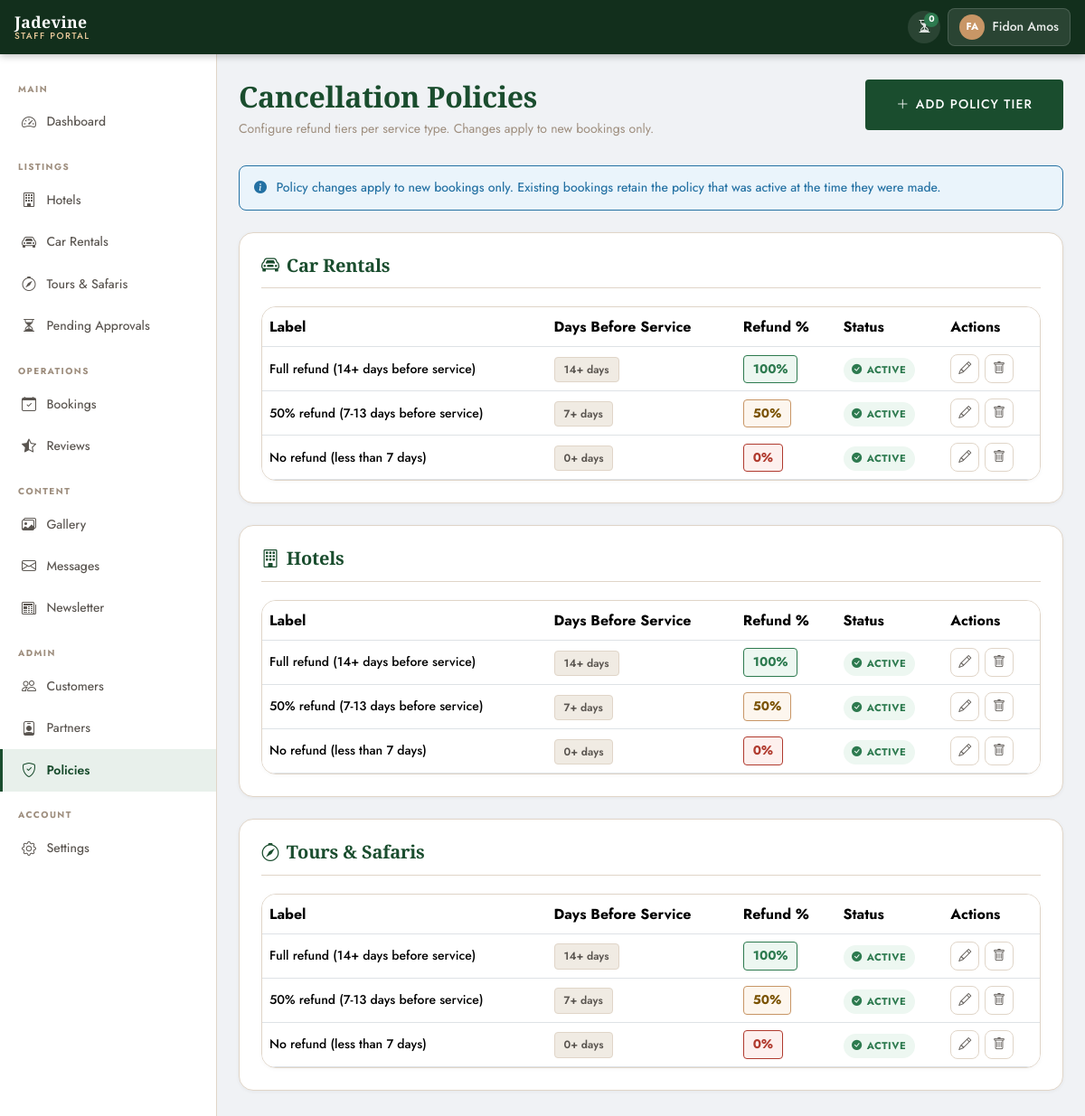
/portal/policies/ (signed in), run on the app's committed database.
### apps/accounts/models.py (models this page shows, shortened)
class CustomUser(AbstractUser):
    LANGUAGE_CHOICES = [
        ('en', 'English'),
        ('fr', 'Français'),
        ('ru', 'Русский'),
    ]
    phone = models.CharField(
        max_length=20,
        blank=True,
        null=True,
        verbose_name=_('Phone Number'),
    )
    nationality = models.CharField(
        max_length=100,
        blank=True,
        null=True,
        verbose_name=_('Nationality'),
    )
    preferred_language = models.CharField(
        max_length=5,
        choices=LANGUAGE_CHOICES,
        default='en',
        verbose_name=_('Preferred Language'),
    )
    profile_photo = models.ImageField(
        upload_to='profiles/',
        blank=True,
        null=True,
        verbose_name=_('Profile Photo'),
    )
    class Meta:
        verbose_name = _('User')
        verbose_name_plural = _('Users')

### apps/bookings/models.py (models this page shows, shortened)
class CancellationPolicy(models.Model):
    SERVICE_TYPE_CHOICES = [
        ('hotel', _('Hotel')),
        ('tour', _('Safari & Tour')),
        ('car', _('Car Rental')),
    ]
    service_type = models.CharField(max_length=10, choices=SERVICE_TYPE_CHOICES)
    days_before_service = models.PositiveIntegerField(
        verbose_name=_('Minimum Days Before Service'),
        help_text=_('Cancellation must be made at least this many days before service date')
    )
    refund_percentage = models.PositiveIntegerField(
        verbose_name=_('Refund Percentage'),
        help_text=_('0 = no refund, 50 = half, 100 = full refund')
    )
    label_en = models.CharField(max_length=200, verbose_name=_('Label (English)'))
    is_active = models.BooleanField(default=True)
    class Meta:
        verbose_name = _('Cancellation Policy')
        verbose_name_plural = _('Cancellation Policies')
        ordering = ['service_type', '-days_before_service']

### apps/portal/views/policies.py (the view)
# urls.py: path('policies/', PortalPoliciesView.as_view(), name='policies'),
class PortalPoliciesView(SuperAdminRequiredMixin, View):
    template_name = 'portal/portal_policies.html'
    def get(self, request):
        all_policies = CancellationPolicy.objects.all().order_by(
            'service_type', '-days_before_service'
        )
        grouped = {}
        for policy in all_policies:
            grouped.setdefault(policy.service_type, []).append(policy)
        context = {
            'grouped':    grouped,
            'add_form':   CancellationPolicyForm(),
            'service_types': CancellationPolicy.SERVICE_TYPE_CHOICES,
        }
        return render(request, self.template_name, context)

### templates/portal/portal_policies.html (shortened to what this page needs)
{% extends "portal/portal_base.html" %}
{% load i18n static %}
{% block nav_policies %}active{% endblock %}
{% block page_title %}{% trans "Cancellation Policies" %}{% endblock %}
{% block page_subtitle %}
<p class="portal-page-subtitle">
  {% trans "Configure refund tiers per service type. Changes apply to new bookings only." %}
</p>
{% endblock %}
{% block page_actions %}
<button type="button" class="btn-primary-jd"
        data-bs-toggle="modal" data-bs-target="#addPolicyModal"
        style="display:inline-flex;align-items:center;gap:0.4rem;">
  <i class="bi bi-plus-lg"></i> {% trans "Add Policy Tier" %}
</button>
{% endblock %}
{% block extra_css %}
<link rel="stylesheet" href="{% static 'css/portal/portal_policies.css' %}">
{% endblock %}
{% block content %}
<div class="portal-alert portal-alert--info mb-4">
  <i class="bi bi-info-circle-fill"></i>
  {% trans "Policy changes apply to new bookings only. Existing bookings retain the policy that was active at the time they were made." %}
</div>
{% for service_type, policies in grouped.items %}
<div class="portal-card mb-4">
  <div class="portal-card-header">
    <h2 class="portal-card-title">
      {% if service_type == 'hotel' %}
        <i class="bi bi-building me-2"></i>{% trans "Hotels" %}
      {% elif service_type == 'tour' %}
        <i class="bi bi-compass me-2"></i>{% trans "Tours & Safaris" %}
      {% else %}
        <i class="bi bi-car-front me-2"></i>{% trans "Car Rentals" %}
      {% endif %}
    </h2>
  </div>
  <div class="portal-table-wrap table-responsive">
    <table class="table table-hover align-middle mb-0 policy-table">
      <thead>
        <tr>
          <th>{% trans "Label" %}</th>
          <th>{% trans "Days Before Service" %}</th>
          <th>{% trans "Refund %" %}</th>
          <th>{% trans "Status" %}</th>
          <th>{% trans "Actions" %}</th>
        </tr>
      </thead>
      <tbody>
        {% for policy in policies %}
        <tr>
          <td style="font-size:var(--text-sm);font-weight:500;">
            {{ policy.label_en }}
          </td>
          <td>
            <span class="policy-days-badge">
              {{ policy.days_before_service }}+ {% trans "days" %}
            </span>
          </td>
          <td>
            <span class="policy-refund-badge
              {% if policy.refund_percentage == 100 %}policy-refund-badge--full
              {% elif policy.refund_percentage == 0 %}policy-refund-badge--none
              {% else %}policy-refund-badge--partial{% endif %}">
              {{ policy.refund_percentage }}%
            </span>
          </td>
          <td>
            {% if policy.is_active %}
            <span class="approval-badge approval-badge--approved">
              <i class="bi bi-check-circle-fill"></i> {% trans "Active" %}
            </span>
            {% else %}
            <span class="approval-badge approval-badge--rejected">
              <i class="bi bi-x-circle-fill"></i> {% trans "Inactive" %}
            </span>
            {% endif %}
          </td>
          <td>
            <div class="portal-row-actions">
              <button type="button"
                      class="portal-icon-btn policy-edit-btn"
                      data-pk="{{ policy.pk }}"
                      data-service-type="{{ policy.service_type }}"
                      data-days="{{ policy.days_before_service }}"
                      data-refund="{{ policy.refund_percentage }}"
                      data-label="{{ policy.label_en }}"
                      data-active="{{ policy.is_active|yesno:'true,false' }}"
                      title="{% trans 'Edit' %}">
                <i class="bi bi-pencil"></i>
              </button>
              <form method="post"
                    action="{% url 'portal:policy_delete' policy.pk %}"
                    class="d-inline">
                <button type="submit"
                        class="portal-icon-btn portal-icon-btn--danger"
                        data-confirm="{% trans 'Delete this policy tier?' %}"
                        data-confirm-title="{% trans 'Delete Policy' %}"
                        title="{% trans 'Delete' %}">
                  <i class="bi bi-trash"></i>
                </button>
              </form>
            </div>
          </td>
        </tr>
        {% endfor %}
      </tbody>
    </table>
  </div>
</div>
{% empty %}
<div class="portal-card portal-empty-state">
  <i class="bi bi-shield-check"></i>
  <p>{% trans "No cancellation policies yet. Add one to get started." %}</p>
</div>
{% endfor %}
{% endblock %}

### templates/portal/portal_base.html (shortened to what this page needs)
{% load static i18n %}
<!DOCTYPE html>
<html lang="en">
<head>
  <link rel="stylesheet"
        href="https://cdn.jsdelivr.net/npm/bootstrap@5.3.3/dist/css/bootstrap.min.css">
  <link rel="stylesheet"
        href="https://cdn.jsdelivr.net/npm/bootstrap-icons@1.11.3/font/bootstrap-icons.min.css">
  <link rel="stylesheet"
        href="https://cdn.datatables.net/1.13.8/css/dataTables.bootstrap5.min.css">
  <link rel="stylesheet"
        href="https://cdn.datatables.net/buttons/2.4.2/css/buttons.bootstrap5.min.css">
  <link rel="stylesheet" href="{% static 'css/main.css' %}">
  <link rel="stylesheet" href="{% static 'css/portal/portal_base.css' %}">
  {% block extra_css %}{% endblock %}
</head>
<body class="portal-body {% block body_class %}{% endblock %}">
<header class="portal-topbar">
  <a href="{% url 'portal:dashboard' %}" class="portal-topbar-brand">
    <span class="brand-name">Jadevine</span>
    <span class="brand-sub">{% trans "Staff Portal" %}</span>
  </a>
  <div class="portal-topbar-right">
    {% if not mini_admin %}
    <a href="{% url 'portal:dashboard' %}#pending"
       class="portal-topbar-badge {% if pending_total == 0 %}portal-topbar-badge--zero{% endif %}"
       title="{% trans 'Pending approvals' %}">
      <i class="bi bi-hourglass-split"></i>
      <span class="pending-count-badge">{{ pending_total }}</span>
    </a>
    {% endif %}
    <div class="portal-user-dropdown dropdown">
      <button class="portal-user-btn dropdown-toggle"
              data-bs-toggle="dropdown"
              aria-expanded="false">
        <span class="portal-user-avatar">
          {{ request.user.first_name|first|upper }}{{ request.user.last_name|first|upper }}
        </span>
        <span class="portal-user-name d-none d-md-inline">
          {{ request.user.get_full_name|default:request.user.username }}
        </span>
      </button>
    </div>
  </div>
</header>
<div class="portal-layout">
  <aside class="portal-sidebar" id="portalSidebar">
    <nav class="portal-nav">
      <div class="portal-nav-section">
        <span class="portal-nav-label">{% trans "Main" %}</span>
        <a href="{% url 'portal:dashboard' %}"
           class="portal-nav-link {% block nav_dashboard %}{% endblock %}">
          <i class="bi bi-speedometer2"></i>
          <span>{% trans "Dashboard" %}</span>
        </a>
      </div>
      <div class="portal-nav-section">
        <span class="portal-nav-label">{% trans "Listings" %}</span>
        <a href="{% url 'portal:hotel_list' %}"
           class="portal-nav-link {% block nav_hotels %}{% endblock %}">
          <i class="bi bi-building"></i>
          <span>{% trans "Hotels" %}</span>
        </a>
        <a href="{% url 'portal:car_list' %}"
           class="portal-nav-link {% block nav_cars %}{% endblock %}">
          <i class="bi bi-car-front"></i>
          <span>{% trans "Car Rentals" %}</span>
        </a>
        {% if not mini_admin %}
        <a href="{% url 'portal:tour_list' %}"
           class="portal-nav-link {% block nav_tours %}{% endblock %}">
          <i class="bi bi-compass"></i>
          <span>{% trans "Tours &amp; Safaris" %}</span>
        </a>
        {% endif %}
        {% if not mini_admin %}
        <a href="{% url 'portal:pending_hotels' %}"
           class="portal-nav-link {% block nav_pending %}{% endblock %}">
          <i class="bi bi-hourglass-split"></i>
          <span>{% trans "Pending Approvals" %}</span>
        </a>
        {% endif %}
      </div>
      <div class="portal-nav-section">
        <span class="portal-nav-label">{% trans "Operations" %}</span>
        <a href="{% url 'portal:booking_list' %}"
           class="portal-nav-link {% block nav_bookings %}{% endblock %}">
          <i class="bi bi-calendar-check"></i>
          <span>{% trans "Bookings" %}</span>
        </a>
        <a href="{% url 'portal:review_list' %}"
          class="portal-nav-link {% block nav_reviews %}{% endblock %}">
          <i class="bi bi-star-half"></i>
          <span>{% trans "Reviews" %}</span>
        </a>
      </div>
      {% if not mini_admin %}
      <div class="portal-nav-section">
        <span class="portal-nav-label">{% trans "Content" %}</span>
        <a href="{% url 'portal:gallery' %}"
           class="portal-nav-link {% block nav_gallery %}{% endblock %}">
          <i class="bi bi-images"></i>
          <span>{% trans "Gallery" %}</span>
        </a>
        <a href="{% url 'portal:message_list' %}"
           class="portal-nav-link {% block nav_messages %}{% endblock %}">
          <i class="bi bi-envelope"></i>
          <span>{% trans "Messages" %}</span>
        </a>
        <a href="{% url 'portal:newsletter' %}"
           class="portal-nav-link {% block nav_newsletter %}{% endblock %}">
          <i class="bi bi-newspaper"></i>
          <span>{% trans "Newsletter" %}</span>
        </a>
      </div>
      {% endif %}
      {% if not mini_admin %}
      <div class="portal-nav-section">
        <span class="portal-nav-label">{% trans "Admin" %}</span>
        <a href="{% url 'portal:user_list' %}"
           class="portal-nav-link {% block nav_users %}{% endblock %}">
          <i class="bi bi-people"></i>
          <span>{% trans "Customers" %}</span>
        </a>
        <a href="{% url 'portal:miniadmin_list' %}"
           class="portal-nav-link {% block nav_miniadmins %}{% endblock %}">
          <i class="bi bi-person-badge"></i>
          <span>{% trans "Partners" %}</span>
        </a>
        <a href="{% url 'portal:policies' %}"
           class="portal-nav-link {% block nav_policies %}{% endblock %}">
          <i class="bi bi-shield-check"></i>
          <span>{% trans "Policies" %}</span>
        </a>
      </div>
      {% endif %}
      <div class="portal-nav-section">
        <span class="portal-nav-label">{% trans "Account" %}</span>
        <a href="{% url 'portal:settings' %}"
           class="portal-nav-link {% block nav_settings %}{% endblock %}">
          <i class="bi bi-gear"></i>
          <span>{% trans "Settings" %}</span>
        </a>
      </div>
    </nav>
  </aside>
  <main class="portal-main">
    {% block page_header %}
    <div class="portal-page-header">
      <div>
        <h1 class="portal-page-title">{% block page_title %}{% endblock %}</h1>
        {% block page_subtitle %}{% endblock %}
      </div>
      <div class="portal-page-actions">
        {% block page_actions %}{% endblock %}
      </div>
    </div>
    {% endblock %}
    <div class="portal-content">
      {% block content %}{% endblock %}
    </div>
  </main>
</div>
</body>
</html>

### data on the page
CustomUser: user.first_name|first "F", user.last_name|first "A", user.get_full_name "Fidon Amos"
CancellationPolicy: label_en "Full refund (14+ days before service)", days_before_service "14", refund_percentage "100"
CancellationPolicy: label_en "50% refund (7-13 days before service)", days_before_service "7", refund_percentage "50"
CancellationPolicy: label_en "No refund (less than 7 days)", days_before_service "0", refund_percentage "0"
CancellationPolicy: label_en "Full refund (14+ days before service)", days_before_service "14", refund_percentage "100"
CancellationPolicy: label_en "50% refund (7-13 days before service)", days_before_service "7", refund_percentage "50"
CancellationPolicy: label_en "No refund (less than 7 days)", days_before_service "0", refund_percentage "0"
CancellationPolicy: label_en "Full refund (14+ days before service)", days_before_service "14", refund_percentage "100"
CancellationPolicy: label_en "50% refund (7-13 days before service)", days_before_service "7", refund_percentage "50"
CancellationPolicy: label_en "No refund (less than 7 days)", days_before_service "0", refund_percentage "0"

### other printed values
{{ pending_total }} "0"
